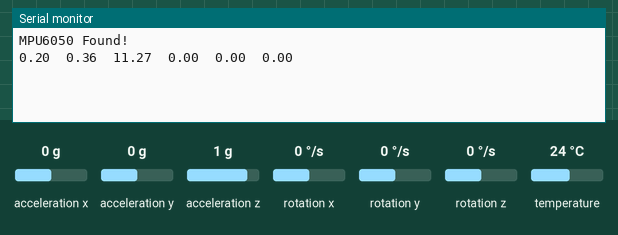
Simulated run of this program. Board: Arduino Mega 2560, built with avr-gcc and run on an emulated ATmega2560. On the bench: the last lines printed to the serial monitor. The test bench sets the inputs (shaded band); at power-on: acceleration x 0 g, acceleration y 0 g, acceleration z 1 g, rotation x 0 °/s, rotation y 0 °/s, rotation z 0 °/s, temperature 24 °C.

Above: at 1.2 s.
1.3 s: acceleration x set to -1.4 g
At 2.6 s:
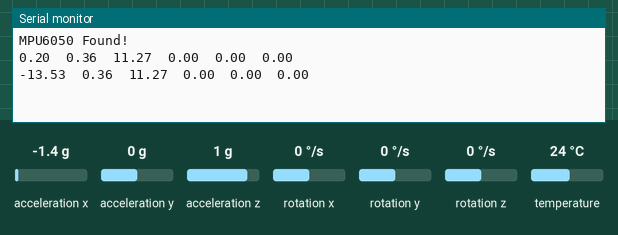
2.8 s: acceleration y set to -1.4 g
At 3.8 s:
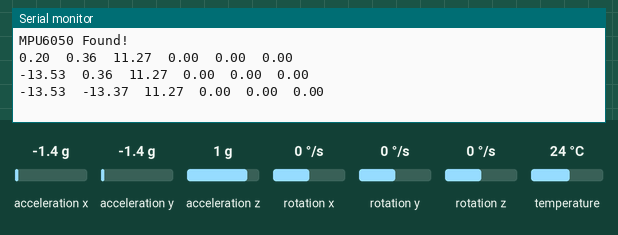
4.3 s: acceleration z set to -1.4 g
At 5.6 s:
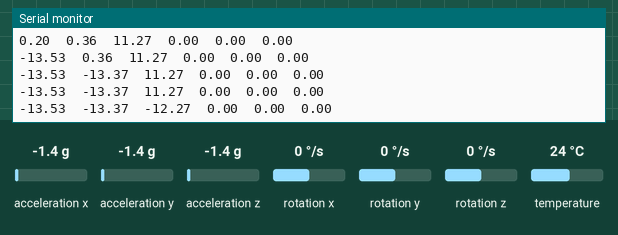
5.8 s: rotation x set to -192 °/s
At 6.5 s:
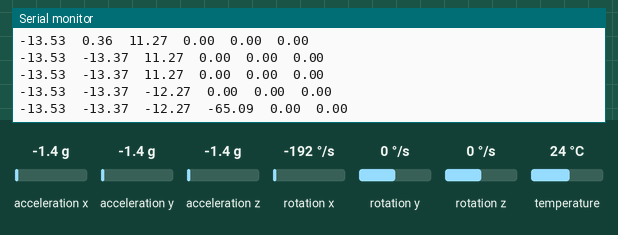
7.3 s: rotation y set to -192 °/s
At 8.8 s:
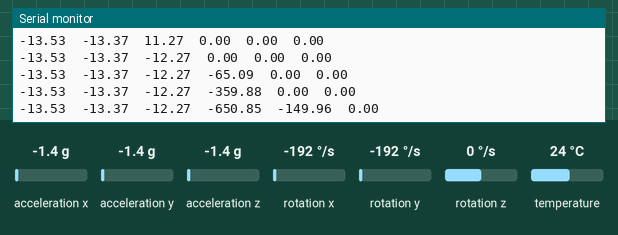
Timing chart, 0 to 9.8 s (numbered marks = the images above; inputs shaded):
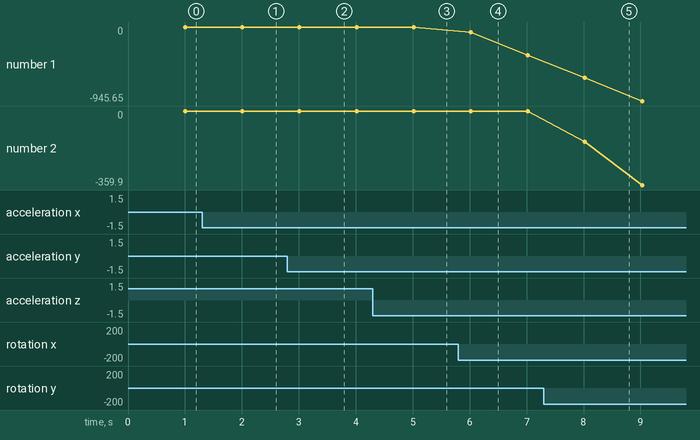

Measured:
- after the input at 1.3 s, the serial monitor: prints a new line after 0.71 s (image 1)
- after the input at 2.8 s, the serial monitor: prints a new line after 0.21 s (image 2)
- after the input at 4.3 s, the serial monitor: prints a new line after 0.72 s (image 3)
- after the input at 5.8 s, the serial monitor: prints a new line after 0.22 s (image 4)
- after the input at 7.3 s, the serial monitor: prints a new line after 0.73 s (image 5)
- plotted number 1: 0 → -359.88 after the input at 5.8 s
- plotted number 2: 0 → -359.9 after the input at 7.3 s

The program:

main.cpp
```cpp
/*
//  Name:             MPU6050 Darstellung der Daten auf einem Webserver
//  Datum:            09.04.2021
//  Beschreibung:
*/

////// Includes ///////

/*********
  Rui Santos
  Complete project details at https://RandomNerdTutorials.com/esp32-vs-code-platformio-spiffs/
*********/

#include <Arduino.h>
//#include <WiFi.h>
//#include <AsyncTCP.h>
//#include <ESPAsyncWebServer.h>
#include <Adafruit_MPU6050.h>
#include <Adafruit_Sensor.h>
#include <Arduino_JSON.h>
//#include "SPIFFS.h"


#define M_PI 3.141592

// Replace with your network credentials
//const char* ssid = "Maier-Gerber";
//const char* password = "qc004buzzz2ocjrjcd3ss";

// Create AsyncWebServer object on port 80
//AsyncWebServer server(80);

// Create an Event Source on /events
//AsyncEventSource events("/events");

// Json Variable to Hold Sensor Readings
JSONVar readings;

// Timer variables
unsigned long generalTime = 0;
unsigned long lastTime = 0;
unsigned long lastTimeTemperature = 0;
unsigned long lastTimeAcc = 0;
unsigned long gyroDelay = 10;
unsigned long temperatureDelay = 1000;
unsigned long accelerometerDelay = 200;

// Create a sensor object
Adafruit_MPU6050 mpu;

sensors_event_t a, g, temp;

float gyroX, gyroY, gyroZ;
float accX, accY, accZ;
float temperature;

//Gyroscope sensor deviation
float gyroXerror = 0.00;
float gyroYerror = 0.00;
float gyroZerror = 0.00;


// Init MPU6050
void initMPU(){
  if (!mpu.begin()) {
    Serial.println("Failed to find MPU6050 chip");
    while (1) {
      delay(10);
    }
  }
  Serial.println("MPU6050 Found!");
}
/*
void initSPIFFS() {
  if (!SPIFFS.begin()) {
    Serial.println("An error has occurred while mounting SPIFFS");
  }
  Serial.println("SPIFFS mounted successfully");
}
*/
// Initialize WiFi
/*
void initWiFi() {
  WiFi.mode(WIFI_STA);
  //WiFi.begin(ssid, password);
  Serial.println("");
  Serial.print("Connecting to WiFi...");
  while (WiFi.status() != WL_CONNECTED) {
    Serial.print(".");
    delay(1000);
  }
  Serial.println("");
  Serial.println(WiFi.localIP());
}
*/
void getGyroReadings(){
  mpu.getEvent(&a, &g, &temp);// Wenn ja rechne in Winkel um --> Das ist quasi die Integration

  float gyroX_temp = g.gyro.x;
  if(abs(gyroX_temp) > gyroXerror)  {                                     // Prüfen ob neue Werte größer sind wie Offset
    gyroX_temp += 0.01;
    gyroX_temp = gyroX_temp/50.00;
    gyroX_temp = (gyroX_temp *180) / M_PI;
    gyroX += gyroX_temp;
        // gyroX = gyroX_temp;
  }

  float gyroY_temp = g.gyro.y;
  if(abs(gyroY_temp) > gyroYerror) {
    gyroY_temp +=0.02;
    gyroY_temp = gyroY_temp/70.00;
    gyroY_temp = (gyroY_temp *180) / M_PI;
    gyroY += gyroY_temp;
        // gyroY = gyroY_temp;
  }

  float gyroZ_temp = g.gyro.z;
  if(abs(gyroZ_temp) > gyroZerror) {
    gyroZ_temp += 0.05;
    gyroZ_temp = gyroZ_temp/90.00;
    gyroZ_temp = (gyroZ_temp *180) / M_PI;
    gyroZ += gyroZ_temp;
    // gyroZ = gyroZ_temp;
  }

  // gyroX += 0.01;
  // gyroY += 0.02;
  // gyroZ += 0.05;

}

void getAccReadings() {
  mpu.getEvent(&a, &g, &temp);
  // Get current acceleration values
  accX = a.acceleration.x;
  accY = a.acceleration.y;
  accZ = a.acceleration.z;

  // Acceleretor Werte anpassen

  accX += 0.20;
  accY += 0.36;
  accZ += 1.46;


}

String getTemperature(){
  mpu.getEvent(&a, &g, &temp);
  temperature = temp.temperature;
  return String(temperature);
}

void setup() {
  Serial.begin(115200);
  //initWiFi();
  //initSPIFFS();
  initMPU();
  Wire.setClock(400000);                                                                          // I2C auf 400 kHz setzen

  // Handle Web Server
  /*
  server.on("/", HTTP_GET, [](AsyncWebServerRequest *request){
    request->send(SPIFFS, "/index.html", "text/html");
  });
*/

  //server.serveStatic("/", SPIFFS, "/");

/*
  server.on("/reset", HTTP_GET, [](AsyncWebServerRequest *request){
    gyroX=0;
    gyroY=0;
    gyroZ=0;
    request->send(200, "text/plain", "OK");
  });

  server.on("/resetX", HTTP_GET, [](AsyncWebServerRequest *request){
    gyroX=0;
    request->send(200, "text/plain", "OK");
  });

  server.on("/resetY", HTTP_GET, [](AsyncWebServerRequest *request){
    gyroY=0;
    request->send(200, "text/plain", "OK");
  });

  server.on("/resetZ", HTTP_GET, [](AsyncWebServerRequest *request){
    gyroZ=0;
    request->send(200, "text/plain", "OK");
  });

  // Handle Web Server Events
  events.onConnect([](AsyncEventSourceClient *client){
    if(client->lastId()){
      Serial.printf("Client reconnected! Last message ID that it got is: %u\n", client->lastId());
    }
    // send event with message "hello!", id current millis
    // and set reconnect delay to 1 second
    client->send("hello!", NULL, millis(), 10000);
  });
  server.addHandler(&events);

  server.begin();
  */
}

void loop() {
  if ((millis() - lastTime) > gyroDelay) {
    // Send Events to the Web Server with the Sensor Readings
    getGyroReadings();
    //events.send(getGyroReadings().c_str(),"gyro_readings",millis());
    lastTime = millis();
  }
  if ((millis() - lastTimeAcc) > accelerometerDelay) {
    // Send Events to the Web Server with the Sensor Readings
    getAccReadings();
    //events.send(getAccReadings().c_str(),"accelerometer_readings",millis());
    lastTimeAcc = millis();
  }

  if((millis() - generalTime)>1000)
  {
    Serial.print(accX);
    Serial.print("\t");
    Serial.print(accY);
    Serial.print("\t");
    Serial.print(accZ);
    Serial.print("\t");

    Serial.print(gyroX);
    Serial.print("\t");
    Serial.print(gyroY);
    Serial.print("\t");
    Serial.println(gyroZ);
    generalTime = millis();
  }


}
```
